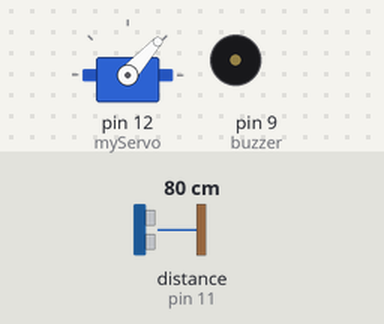
A sketch run on a simulated Arduino Uno, built with avr-gcc and run on an emulated ATmega328P. Shown: servo, buzzer (waves = sounding, pin HIGH). Wiring (inferred from the names in the program): ultrasonic range finder: trigger pin 10; echo pin 11. The inputs (shaded band) are chosen by the test bench; at power-on: distance to the obstacle (sensor on pin 11) 80 cm. The echo pulse lasts 58.3 µs per cm; pins used as bus, display or sensor lines are not drawn; what the sketch prints to the serial monitor is not drawn.

Above: at 1.2 s.
1.3 s: distance to the obstacle (sensor on pin 11) set to 18 cm
At 1.43 s:
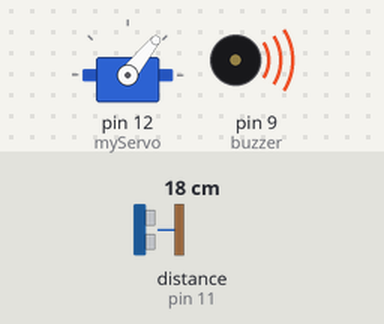
4.3 s: distance to the obstacle (sensor on pin 11) set to 2 cm
7.3 s: distance to the obstacle (sensor on pin 11) set to 10 cm
10.3 s: distance to the obstacle (sensor on pin 11) set to 13 cm
At 10.98 s:
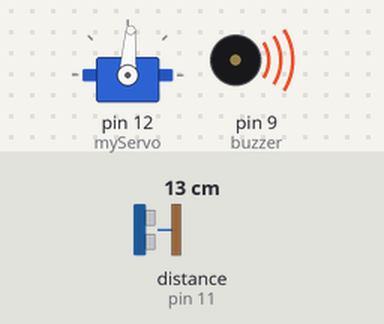
13.3 s: distance to the obstacle (sensor on pin 11) set to 120 cm
At 13.37 s:
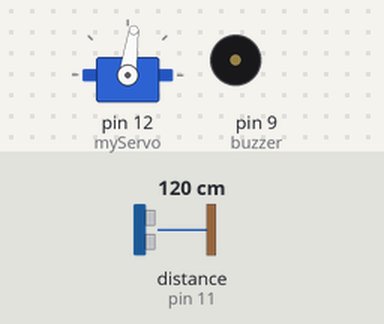
16.3 s: distance to the obstacle (sensor on pin 11) set to 35 cm
At 16.9 s:
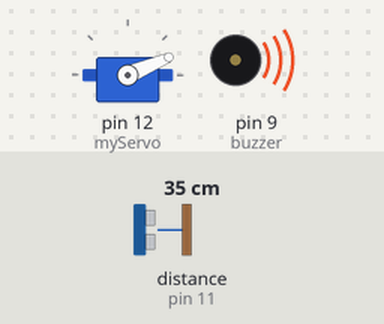
Timing chart, 0 to 20.3 s (numbered marks = the images above; inputs shaded):
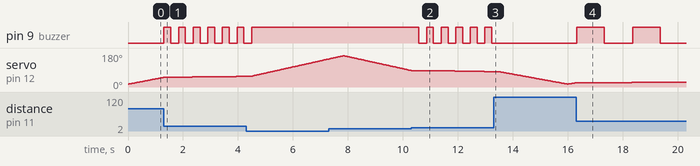

Measured:
- after the input at 1.3 s, pin 9 (buzzer): alternates HIGH for 0.25 s and LOW for 0.28 s, starting at once
- after the input at 4.3 s, pin 9 (buzzer): goes on until 4.5 s, then stays HIGH
- after the input at 10.3 s, pin 9 (buzzer): alternates HIGH for 0.25 s and LOW for 0.28 s, starting after 0.28 s
- after the input at 13.3 s, pin 9 (buzzer): stops changing and stays LOW
- after the input at 16.3 s, pin 9 (buzzer): alternates HIGH for 1.0 s and LOW for 1.0 s, starting at once

The sketch:

Radar.ino
```cpp
// Includes the Servo library
#include <Servo.h>
// Defines Tirg and Echo pins of the Ultrasonic Sensor
const int trigPin = 10;
const int echoPin = 11;
const int buzzer = 9;
// Variables for the duration and the distance
long duration;
int distance;
Servo myServo; // Creates a servo object for controlling the servo motor
void setup() {
  pinMode(trigPin, OUTPUT); // Sets the trigPin as an Output
  pinMode(buzzer, OUTPUT);
  pinMode(echoPin, INPUT); // Sets the echoPin as an Input
  Serial.begin(9600);
  myServo.attach(12); // Defines on which pin is the servo motor attached
}
void loop() {
  // rotates the servo motor from 15 to 165 degrees
  for(int i=15;i<=165;i++){
  myServo.write(i);
  delay(30);
  distance = calculateDistance();// Calls a function for calculating the distance measured by the Ultrasonic sensor for each degree

  Serial.print(i); // Sends the current degree into the Serial Port
  Serial.print(","); // Sends addition character right next to the previous value needed later in the Processing IDE for indexing
  Serial.print(distance); // Sends the distance value into the Serial Port
  Serial.print("."); // Sends addition character right next to the previous value needed later in the Processing IDE for indexing
  if(distance < 40 && distance > 30 ){

    digitalWrite(buzzer, HIGH);
    delay(1000);
    digitalWrite(buzzer, LOW);
    delay(1000);


    }
    else if(distance < 30 && distance > 20 ){
       digitalWrite(buzzer, HIGH);
       delay(500);
       digitalWrite(buzzer, LOW);
       delay(500);


    }
    else if(distance < 20 && distance > 10 ){
       digitalWrite(buzzer, HIGH);
       delay(250);
       digitalWrite(buzzer, LOW);
       delay(250);


    }
    else if(distance < 10 && distance > 0 ){
       digitalWrite(buzzer, HIGH);
  }
  }

  // Repeats the previous lines from 165 to 15 degrees
  for(int i=165;i>15;i--){
  myServo.write(i);
  delay(30);
  distance = calculateDistance();
  Serial.print(i);
  Serial.print(",");
  Serial.print(distance);
  Serial.print(".");
  if(distance < 40 && distance > 30 ){

    digitalWrite(buzzer, HIGH);
    delay(1000);
    digitalWrite(buzzer, LOW);
    delay(1000);


    }
    else if(distance < 30 && distance > 20 ){
       digitalWrite(buzzer, HIGH);
       delay(500);
       digitalWrite(buzzer, LOW);
       delay(500);


    }
    else if(distance < 20 && distance > 10 ){
       digitalWrite(buzzer, HIGH);
       delay(250);
       digitalWrite(buzzer, LOW);
       delay(250);


    }
    else if(distance < 10 && distance > 0 ){
       digitalWrite(buzzer, HIGH);
  }
  }
}
// Function for calculating the distance measured by the Ultrasonic sensor
int calculateDistance(){

  digitalWrite(trigPin, LOW);
  delayMicroseconds(2);
  // Sets the trigPin on HIGH state for 10 micro seconds
  digitalWrite(trigPin, HIGH);
  delayMicroseconds(10);
  digitalWrite(trigPin, LOW);
  duration = pulseIn(echoPin, HIGH); // Reads the echoPin, returns the sound wave travel time in microseconds
  distance= duration*0.034/2;
  return distance;
}
```
